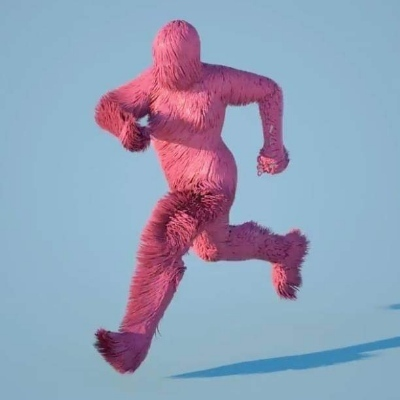
#> input picture hairyjayn.jpg, 400 x 400 px
$ jupyter execute numpy_image_play.ipynb
#> lines starting #> are read from the running program, lines starting #| are printed output that depends on the picture
[cell 1]
import numpy as np

[cell 2]
from skimage import io
pic = io.imread('hairyjayn.jpg')
#> pic is the input picture: shape (400, 400, 3); mean R, G, B 147, 159.1, 184
type(pic)

[cell 3]
pic.shape
#> Out = (400, 400, 3)

[cell 4]
import matplotlib.pyplot as plt
plt.imshow(pic)

[cell 5]
plt.imshow(pic[::-1])
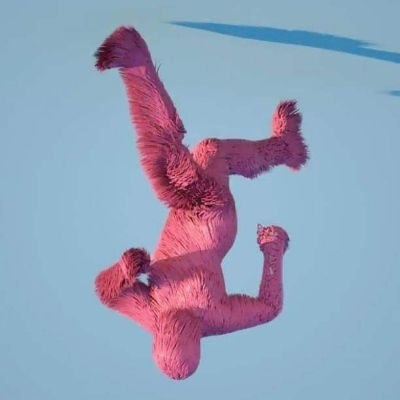
#> shown: shape (400, 400, 3); mean R, G, B 147, 159.1, 184

[cell 6]
plt.imshow(pic[:,::-1])
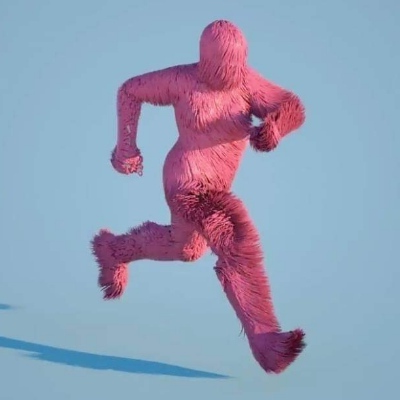
#> shown: shape (400, 400, 3); mean R, G, B 147, 159.1, 184

[cell 7]
plt.imshow(pic[:,:,::-1])
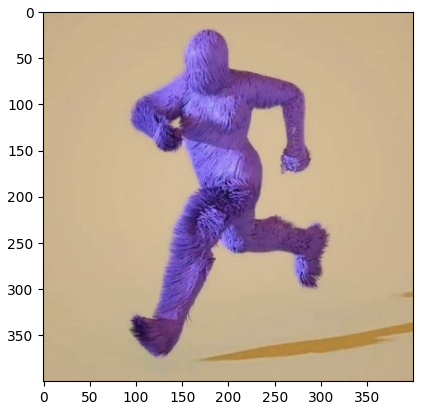
#> figure drawn by matplotlib, 1 panel; B, G, R data is drawn as R, G, B

[cell 8]
plt.imshow(pic[50:150,::-1])
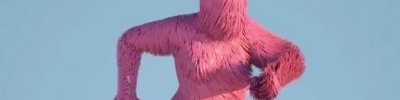
#> shown: shape (100, 400, 3); mean R, G, B 153.6, 149.5, 176.4

[cell 9]
plt.imshow(pic[90:150,90:200,:])
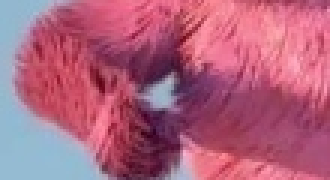
#> shown: shape (60, 110, 3) (shown 3 times larger); mean R, G, B 176.1, 98, 125.2

[cell 10]
plt.imshow(pic[::2,::2,:])
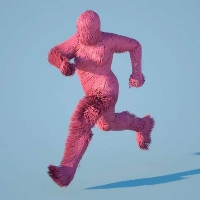
#> shown: shape (200, 200, 3); mean R, G, B 147, 159.1, 184

[cell 11]
pic_masked = np.where(pic > 130, 255, 0)
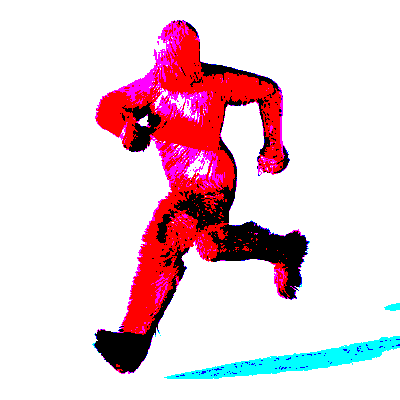
#> pic_masked: shape (400, 400, 3) int64; mean R, G, B 233.8, 206.9, 215.3
plt.imshow(pic_masked)

[cell 12]
plt.imshow(pic[:,:,0].T)
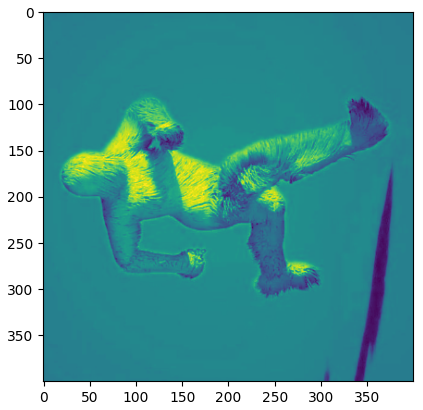
#> figure drawn by matplotlib, 1 panel
